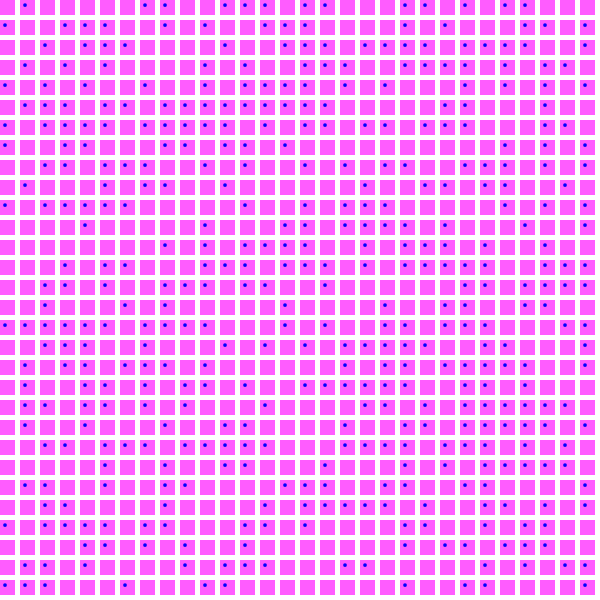
Frame 1 (no input)
Frame 60 (no input): identical to frame 1, image omitted
Frame 120 (the mouse pressed at the canvas centre since frame 60): identical to frame 1, image omitted

The p5.js sketch that drew this single still picture (run headless with seeded random() and noise() and a simulated clock; from frame 60 on, the mouse is pressed at the canvas centre):

// p5.js sketch
// ── sketch.js
function setup() {
createCanvas(600,600);
const CELL_SIZE = 15;
let r = 80 * random(-20,20)
let g = 80 - random(-20,20)
let b = 120 * random(-20,20)
noStroke();
for(let y =0; y< height; y+= 20){
    for (let x = 0; x<width; x+=20){
        fill(r,g,b)
        rect(x,y,CELL_SIZE);
        fill('blue')
        if(random(1)>0.5){
             circle(x + CELL_SIZE/3, y + CELL_SIZE/3, CELL_SIZE/4);
    }

        }
       
}

}
function draw() {
}
